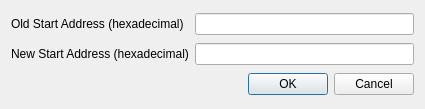
<?xml version="1.0" encoding="UTF-8"?>
<ui version="4.0">
 <class>changesegmentwindow</class>
 <widget class="QDialog" name="changesegmentwindow">
  <property name="geometry">
   <rect>
    <x>0</x>
    <y>0</y>
    <width>425</width>
    <height>109</height>
   </rect>
  </property>
  <property name="windowTitle">
   <string>Change Start Address</string>
  </property>
  <layout class="QGridLayout" name="gridLayout">
   <item row="0" column="0">
    <widget class="QLabel" name="label">
     <property name="text">
      <string>Old Start Address (hexadecimal)</string>
     </property>
    </widget>
   </item>
   <item row="0" column="1">
    <widget class="QLineEdit" name="oldAddress">
     <property name="readOnly">
      <bool>true</bool>
     </property>
    </widget>
   </item>
   <item row="1" column="0">
    <widget class="QLabel" name="label_2">
     <property name="text">
      <string>New Start Address (hexadecimal)</string>
     </property>
    </widget>
   </item>
   <item row="1" column="1">
    <widget class="QLineEdit" name="newAddress"/>
   </item>
   <item row="2" column="0" colspan="2">
    <widget class="QDialogButtonBox" name="buttonBox">
     <property name="orientation">
      <enum>Qt::Horizontal</enum>
     </property>
     <property name="standardButtons">
      <set>QDialogButtonBox::Cancel|QDialogButtonBox::Ok</set>
     </property>
    </widget>
   </item>
  </layout>
 </widget>
 <resources/>
 <connections>
  <connection>
   <sender>buttonBox</sender>
   <signal>accepted()</signal>
   <receiver>changesegmentwindow</receiver>
   <slot>accept()</slot>
   <hints>
    <hint type="sourcelabel">
     <x>248</x>
     <y>254</y>
    </hint>
    <hint type="destinationlabel">
     <x>157</x>
     <y>274</y>
    </hint>
   </hints>
  </connection>
  <connection>
   <sender>buttonBox</sender>
   <signal>rejected()</signal>
   <receiver>changesegmentwindow</receiver>
   <slot>reject()</slot>
   <hints>
    <hint type="sourcelabel">
     <x>316</x>
     <y>260</y>
    </hint>
    <hint type="destinationlabel">
     <x>286</x>
     <y>274</y>
    </hint>
   </hints>
  </connection>
 </connections>
</ui>
